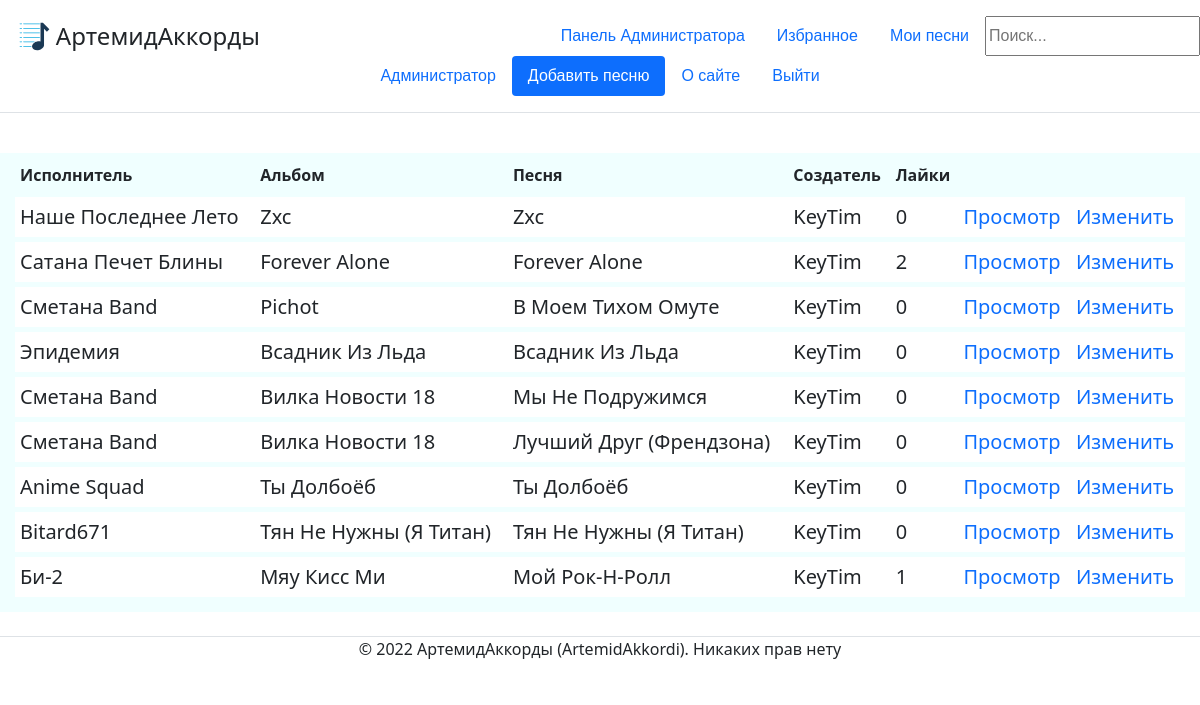
Screenshot of /my/10/ (signed in) with the database file from the repository.
### mainapp/models.py (models this page shows, shortened)
class ContentWithChords(models.Model):
    song = models.ForeignKey('Song', on_delete=models.CASCADE, help_text="Выберите песню", verbose_name='Песня', null=False)
    creator = models.ForeignKey(User, on_delete=models.CASCADE, verbose_name='Создатель', null=False)
    content = models.TextField(help_text='Введите содержание (текст песни с расставленными аккордами', verbose_name='Содержание', null=False)
    chords = models.ManyToManyField('Chord', help_text='Выберите какие аккорды есть в вашем содержании (например Am, C, F).', verbose_name='Аккорды')
    likes = models.IntegerField(default=0, help_text="Введите кол-во лайков", verbose_name="Лайки")
    objects = models.Manager()
    """def get_absolute_url(self):
        return reverse('content', args[str(self.id)])"""

class Song(models.Model):
    title = models.CharField(max_length=250, help_text='Введите название песни', verbose_name="Название песни", null=False)
    album = models.ForeignKey('Album', on_delete=models.CASCADE, help_text='Выберите альбом', verbose_name='Альбом', null=False)
    objects = models.Manager()
    def __str__(self):
        return self.title

class Album(models.Model):
    title = models.CharField(max_length=250, help_text='Введите название альбома', verbose_name="Название альбома", null=False)
    singer = models.ForeignKey('Singer', on_delete=models.CASCADE, help_text='Выберите исполнителя', verbose_name='Исполнитель', null=False)
    objects = models.Manager()
    def __str__(self):
        return self.title

class Singer(models.Model):
    name = models.CharField(max_length=250, help_text='Введите название исполнителя', verbose_name='Исполнитель', null=False)
    objects = models.Manager() #служебное поле для доступа к объектам в базе данных
    def __str__(self):
        return self.name

### mainapp/views.py (the view)
# urls.py: path('my/<int:id>/', views.my_songs, name='my_songs'),
def my_songs(request, id):
    if request.user.is_authenticated:
        user = User.objects.get(id=id)
        if user == request.user or User.objects.filter(pk=request.user.id, groups__name='Admin').exists():
            user_songs = ContentWithChords.objects.filter(creator=user).order_by('-id')
            flag_moder = check_moder(request)
            return render(request, 'mainapp/index.html', {'user_songs': user_songs, 'moder':flag_moder})
        else:
            return HttpResponseRedirect("/")
    else:
        return HttpResponseRedirect("/")

### mainapp/views.py (called while the page is built)
def check_moder(request):
    flag_moder = False
    if User.objects.filter(pk=request.user.id, groups__name='Moderator').exists() or User.objects.filter(pk=request.user.id, groups__name='Admin').exists():
        flag_moder = True
    return flag_moder

### templates/mainapp/index.html (shortened to what this page needs)
{% extends 'mainapp/base.html' %}
{% block site_content %}
{% load static %}
<link href= '{% static "css/index.css" %}' rel="stylesheet" >
        {% if user_songs != null %}
<div class="main_table">
    <table>
            <tr><th>Исполнитель</th><th>Альбом</th><th>Песня</th><th>Создатель</th><th>Лайки</th><th></th><th></th></tr>
            {% for user_song in user_songs %}
            <tr>
                <td>{{ user_song.song.album.singer }}</td>
                <td>{{ user_song.song.album }}</td>
                <td>{{ user_song.song }}</td>
                <td>{{ user_song.creator }}</td>
                <td>{{ user_song.likes }}</td>
                <td><a href="/content/{{user_song.id}}">Просмотр</a></td>
                <td><a href="/change/{{user_song.id}}">Изменить</a></td>
            </tr>
            {% endfor %}
        {% endif %}
    </table>
</div>
{% endblock %}

### templates/mainapp/base.html (shortened to what this page needs)
<!DOCTYPE html>
<html lang="en" xmlns="http://www.w3.org/1999/html">
{% load static %}
<head>
    <link href= '{% static "css/base.css" %}' rel="stylesheet" type="text/css">
    <link rel="stylesheet" href="https://cdn.jsdelivr.net/npm/bootstrap@5.1.3/dist/css/bootstrap.min.css">
    <header class="d-flex flex-wrap justify-content-center py-3 mb-4 border-bottom">
      <a href="/" class="d-flex align-items-center mb-3 mb-md-0 me-md-auto text-dark text-decoration-none">
        <img style="width: 35px; height: 35px" src="{% static 'image/logo.svg' %}">
        <span class="fs-4">АртемидАккорды</span>
      </a>
        <form action="{% url 'search' %}" method="get">
            {% if user.is_authenticated %}
            <ul class="nav nav-pills">
                {% if moder == True %}
                <li class="nav-item"><a href="/admin" class="nav-link">Панель Администратора</a></li>
                {% endif %}
                <li class="nav-item"><a href="/my_favourites/{{user.id}}" class="nav-link">Избранное</a></li>
                <li class="nav-item"><a href="/my/{{user.id}}" class="nav-link">Мои песни</a></li>
                <input name="search_str" type="search" placeholder="Поиск...">
            </ul>
            {% else %}
                <input name="search_str" type="text" placeholder="Поиск...">
            {% endif %}
        </form>
      <ul class="nav nav-pills">
          {% if user.is_authenticated %}
            {% if user.first_name %}
                <li class="nav-item"><a href="/profile/{{user.id}}" class="nav-link">{{user.first_name}}</a></li>
            {% else %}
                <li class="nav-item"><a href="/profile/{{user.id}}" class="nav-link">{{user.username}}</a></li>
            {% endif %}
            <li class="nav-item"><a href="/create" class="nav-link active" aria-current="page">Добавить песню</a></li>
            <li class="nav-item"><a href="/about" class="nav-link">О сайте</a></li>
            <li class="nav-item"><a href="/logout" class="nav-link">Выйти</a></li>
          {% else %}
            <li class="nav-item"><a href="/about" class="nav-link">О сайте</a></li>
            <li class="nav-item"><a href="/login" class="nav-link active" aria-current="page">Войти</a></li>
            <li class="nav-item"><a href="/register" class="nav-link">Регистрация</a></li>
          {% endif %}
      </ul>
    </header>
</head>
<body>
    {% block site_content %}{% endblock %}
</body>
<footer>
    <div class="d-flex justify-content-center my-4 border-top">
      <p>© 2022 АртемидАккорды (ArtemidAkkordi). Никаких прав нету</p>
    </div>
</footer>
</html>

### static/css/base.css (style rules this page uses)
ul { font-size: 16px; font-family: Arial, Helvetica, sans-serif; }

### static/css/index.css (style rules this page uses)
.main_table table { width: 100%; border: 15px solid #F0FFFF; border-top: 5px solid #F0FFFF; border-collapse: collapse; }
.main_table th { font-weight: bold; padding: 5px; background: #F0FFFF; border: none; border-bottom: 5px solid #F0FFFF; }
.main_table td { padding: 5px; border: none; font-size: 20px; border-bottom: 5px solid #F0FFFF; }
a { text-decoration: none; }

### templates/mainapp/base.html (style rules this page uses)
input { length: 100px; }

### rows the page displays
ContentWithChords: song.album.singer "Наше Последнее Лето", song.album "Zxc", song "Zxc", creator "KeyTim", likes "0"
ContentWithChords: song.album.singer "Сатана Печет Блины", song.album "Forever Alone", song "Forever Alone", creator "KeyTim", likes "2"
ContentWithChords: song.album.singer "Сметана Band", song.album "Pichot", song "В Моем Тихом Омуте", creator "KeyTim", likes "0"
ContentWithChords: song.album.singer "Эпидемия", song.album "Всадник Из Льда", song "Всадник Из Льда", creator "KeyTim", likes "0"
ContentWithChords: song.album.singer "Сметана Band", song.album "Вилка Новости 18", song "Мы Не Подружимся", creator "KeyTim", likes "0"
ContentWithChords: song.album.singer "Сметана Band", song.album "Вилка Новости 18", song "Лучший Друг (Френдзона)", creator "KeyTim", likes "0"
ContentWithChords: song.album.singer "Anime Squad", song.album "Ты Долбоёб", song "Ты Долбоёб", creator "KeyTim", likes "0"
ContentWithChords: song.album.singer "Bitard671", song.album "Тян Не Нужны (Я Титан)", song "Тян Не Нужны (Я Титан)", creator "KeyTim", likes "0"
ContentWithChords: song.album.singer "Би-2", song.album "Мяу Кисс Ми", song "Мой Рок-Н-Ролл", creator "KeyTim", likes "1"

### other values shown
{{ user.first_name }} "Администратор"
